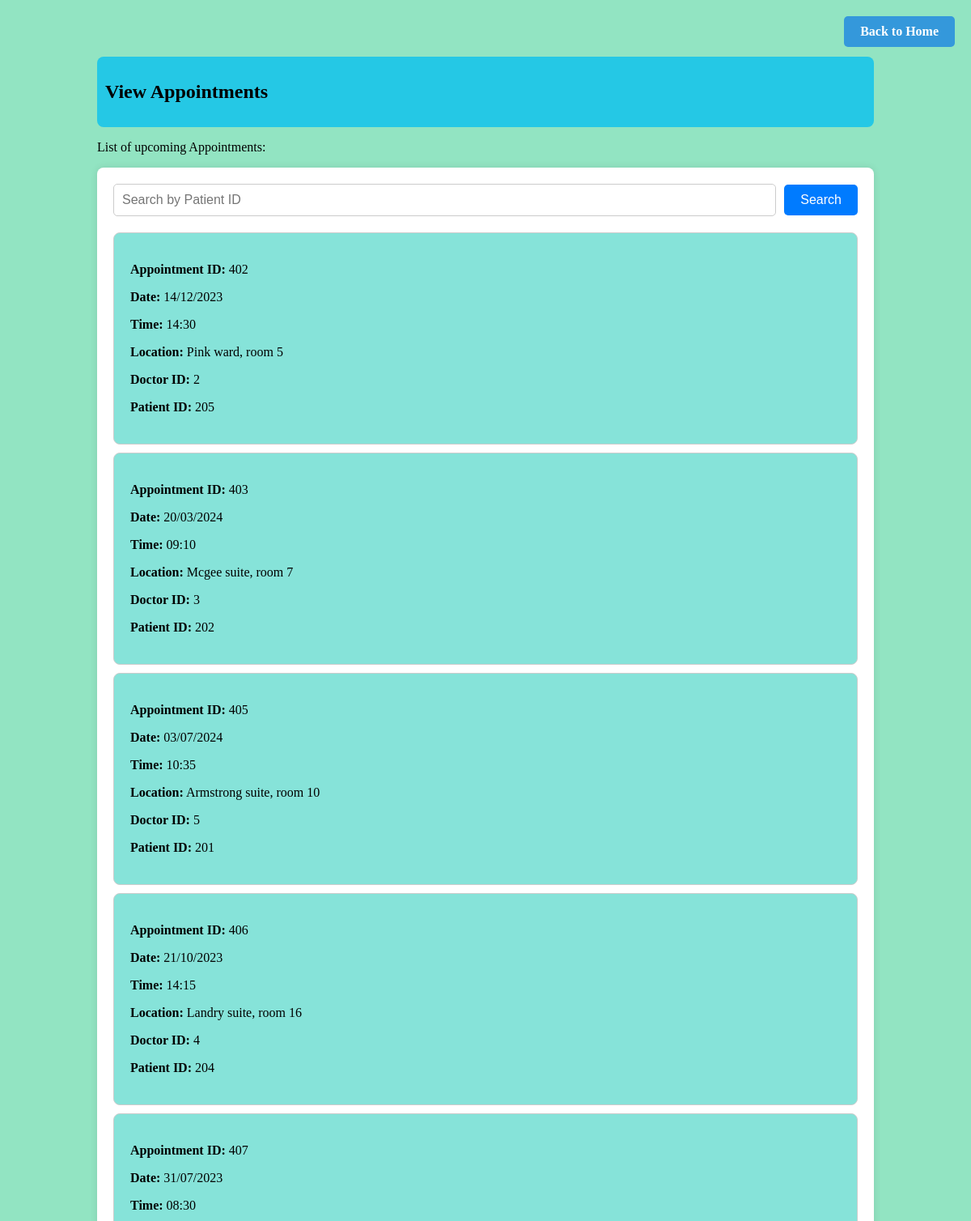
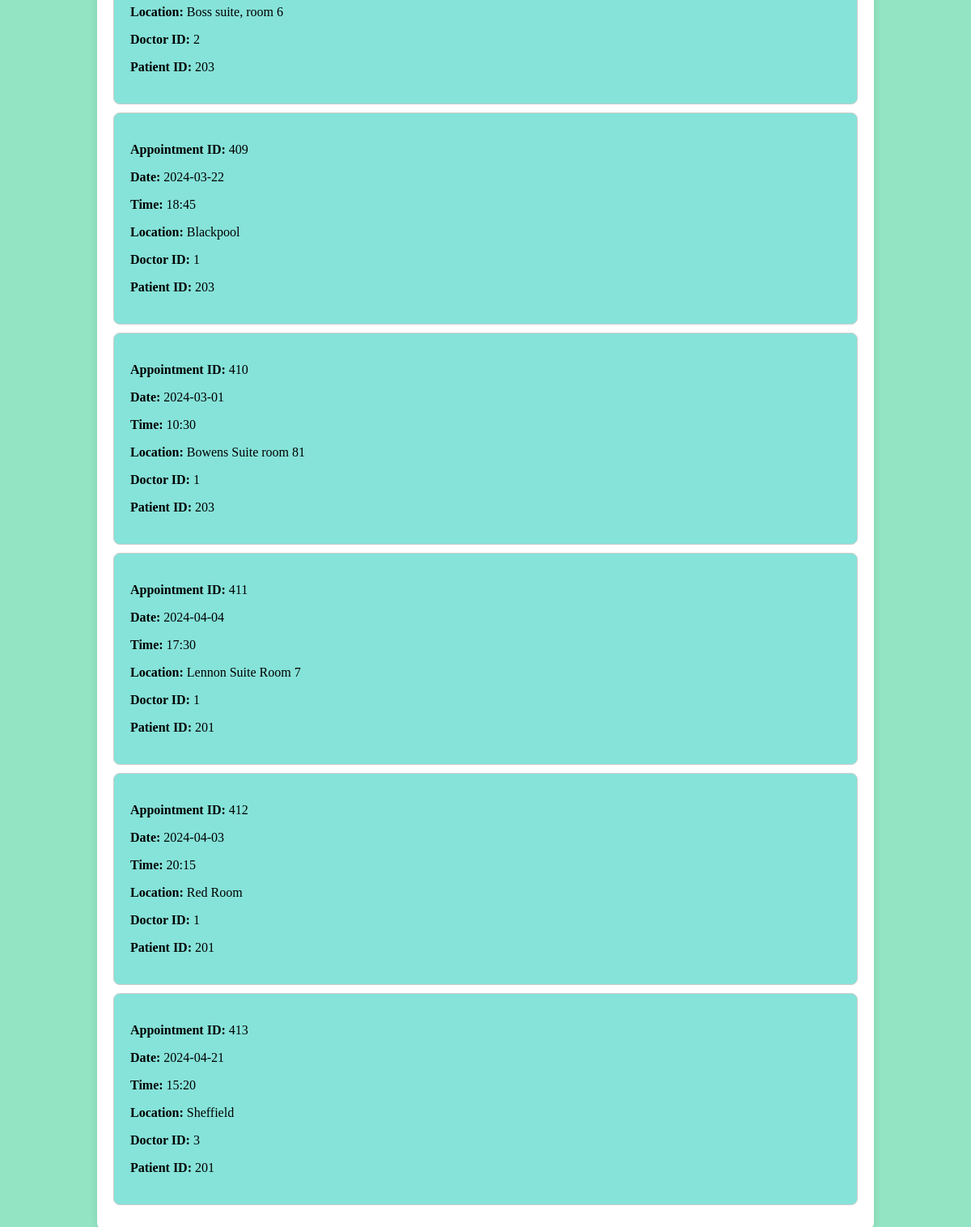
Screenshot of /view_appointments_nurse.php with the database file from the repository (2 pictures, top to bottom).
### tables this page shows
CREATE TABLE "Appointment" (
	"appointment_id"	INTEGER NOT NULL,
	"appointment_time"	TEXT NOT NULL,
	"appointment_date"	TEXT NOT NULL,
	"appointment_location"	TEXT NOT NULL,
	"doctor_id"	INTEGER NOT NULL,
	"patient_id"	INTEGER NOT NULL,
	FOREIGN KEY("doctor_id") REFERENCES "Doctor"("doctor_id"),
	FOREIGN KEY("patient_id") REFERENCES "Patient"("patient_id"),
	PRIMARY KEY("appointment_id")
);

### view_appointments_nurse.php (the view, shortened to what this page needs)
<?php
$db = new SQLite3('SoftwareProjDB.db');
if(isset($_GET['search']) && !empty($_GET['search'])) {
    $search = $_GET['search'];
    $query = $db->prepare("SELECT * FROM Appointment WHERE patient_id = :search");
    $query->bindValue(':search', $search, SQLITE3_TEXT);
} else {
    $query = $db->prepare("SELECT * FROM Appointment");
}
$result = $query->execute();
$appointments = [];
while ($row = $result->fetchArray(SQLITE3_ASSOC)) {
    $appointments[] = $row;
}
?>
<a href="nurse_dashboard.php" class="back-to-home-button">Back to Home</a>
<!DOCTYPE html>
<html lang="en">
<head>
    <link rel="stylesheet" href="style.css">
</head>
<body>
<div class="container">
<div class ="dashboard-title">
    <h2>View Appointments</h2>
    </div>
    <p>List of upcoming Appointments:</p>
    <div class="content-box">
        <form action="" method="GET" class="search-form">
            <input type="text" name="search" placeholder="Search by Patient ID" class="search-input">
            <button type="submit" class="search-button">Search</button>
        </form>
        <?php foreach ($appointments as $appointment): ?>
            <div class="record-box">
                <p><strong>Appointment ID:</strong> <?php echo $appointment['appointment_id']; ?></p>
                <p><strong>Date:</strong> <?php echo $appointment['appointment_date']; ?></p>
                <p><strong>Time:</strong> <?php echo $appointment['appointment_time']; ?></p>
                <p><strong>Location:</strong> <?php echo $appointment['appointment_location']; ?></p>
                <p><strong>Doctor ID:</strong> <?php echo $appointment['doctor_id']; ?></p>
                <p><strong>Patient ID:</strong> <?php echo $appointment['patient_id']; ?></p>
            </div>
        <?php endforeach; ?>
    </div>
</div>
</body>
</html>

### style.css (style rules this page uses)
body { background-color: rgba(26, 200, 127, 0.475); margin: 0; padding: 0; }
.container { width: 80%; margin: 0 auto; padding: 20px; flex-direction: column; align-items: center; }
.content-box { background-color: #ffffff; padding: 20px; border-radius: 8px; box-shadow: 0 0 10px rgba(0, 0, 0, 0.1); overflow: auto; }
.dashboard-title { background-color: #25c8e5; border-radius: 8px; padding: 10px; margin-top: 50px; margin-top: 50px; }
.back-to-home-button { position: fixed; top: 20px; right: 20px; background-color: #3498db; color: #fff; padding: 10px 20px; border: none; border-radius: 5px; text-decoration: none; font-weight: bold; cursor: pointer; }
.search-form { display: flex; align-items: center; margin-bottom: 20px; }
.search-input { flex: 1; padding: 10px; font-size: 16px; border: 1px solid #ccc; border-radius: 5px; margin-right: 10px; }
.search-button { padding: 10px 20px; font-size: 16px; background-color: #007bff; color: #fff; border: none; border-radius: 5px; cursor: pointer; transition: background-color 0.3s ease; }
.record-box { background-color: #86e3d9; border: 1px solid #ccc; border-radius: 8px; margin-bottom: 10px; padding: 20px; }

### rows the page displays
appointment: appointment_id "402", appointment_date "14/12/2023", appointment_time "14:30", appointment_location "Pink ward, room 5", doctor "2", patient "205"
appointment: appointment_id "403", appointment_date "20/03/2024", appointment_time "09:10", appointment_location "Mcgee suite, room 7", doctor "3", patient "202"
appointment: appointment_id "405", appointment_date "03/07/2024", appointment_time "10:35", appointment_location "Armstrong suite, room 10", doctor "5", patient "201"
appointment: appointment_id "406", appointment_date "21/10/2023", appointment_time "14:15", appointment_location "Landry suite, room 16", doctor "4", patient "204"
appointment: appointment_id "407", appointment_date "31/07/2023", appointment_time "08:30", appointment_location "Boss suite, room 6", doctor "2", patient "203"
appointment: appointment_id "409", appointment_date "2024-03-22", appointment_time "18:45", appointment_location "Blackpool", doctor "1", patient "203"
appointment: appointment_id "410", appointment_date "2024-03-01", appointment_time "10:30", appointment_location "Bowens Suite room 81", doctor "1", patient "203"
appointment: appointment_id "411", appointment_date "2024-04-04", appointment_time "17:30", appointment_location "Lennon Suite Room 7", doctor "1", patient "201"
appointment: appointment_id "412", appointment_date "2024-04-03", appointment_time "20:15", appointment_location "Red Room", doctor "1", patient "201"
appointment: appointment_id "413", appointment_date "2024-04-21", appointment_time "15:20", appointment_location "Sheffield", doctor "3", patient "201"
